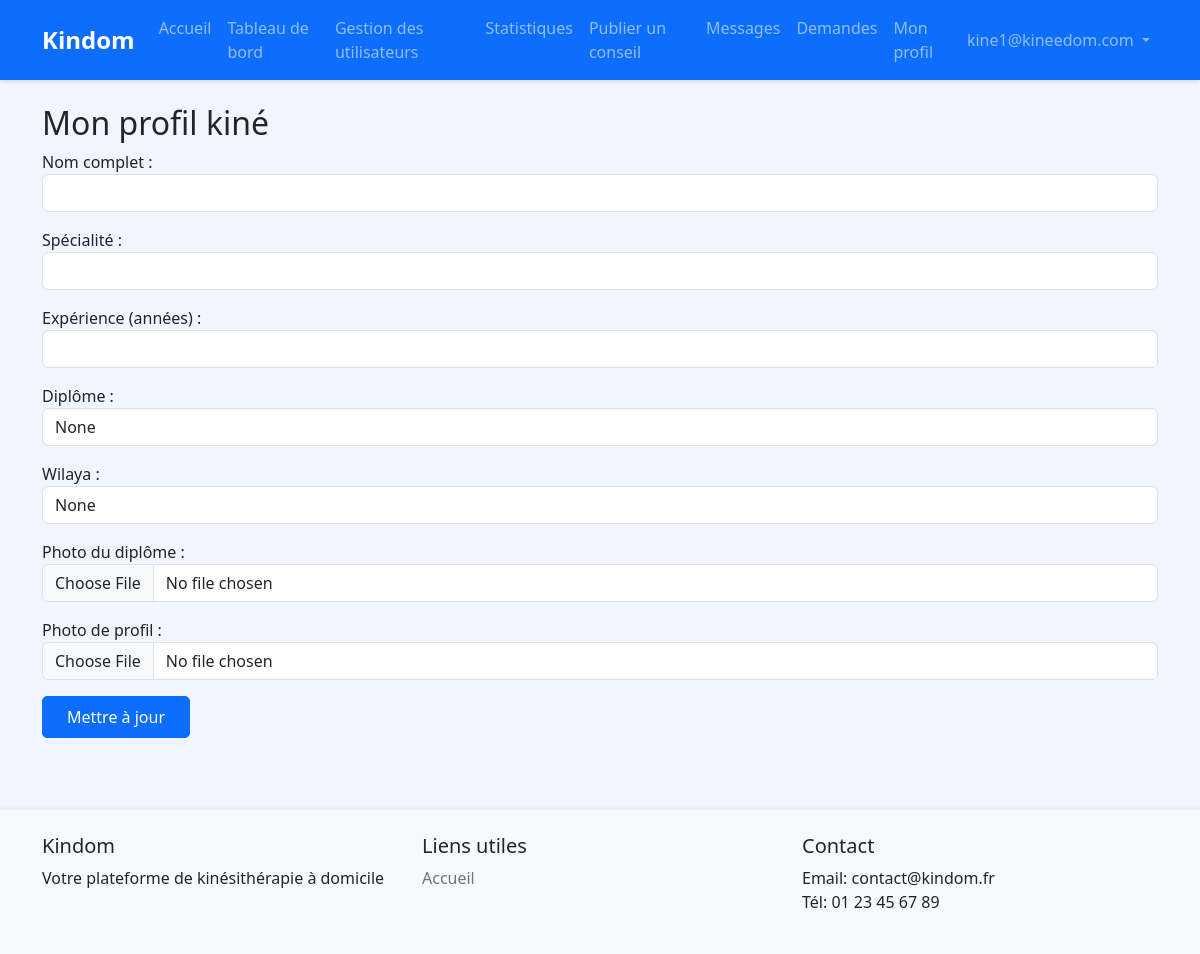
The app's page /kine/profile/ (signed in), older data.
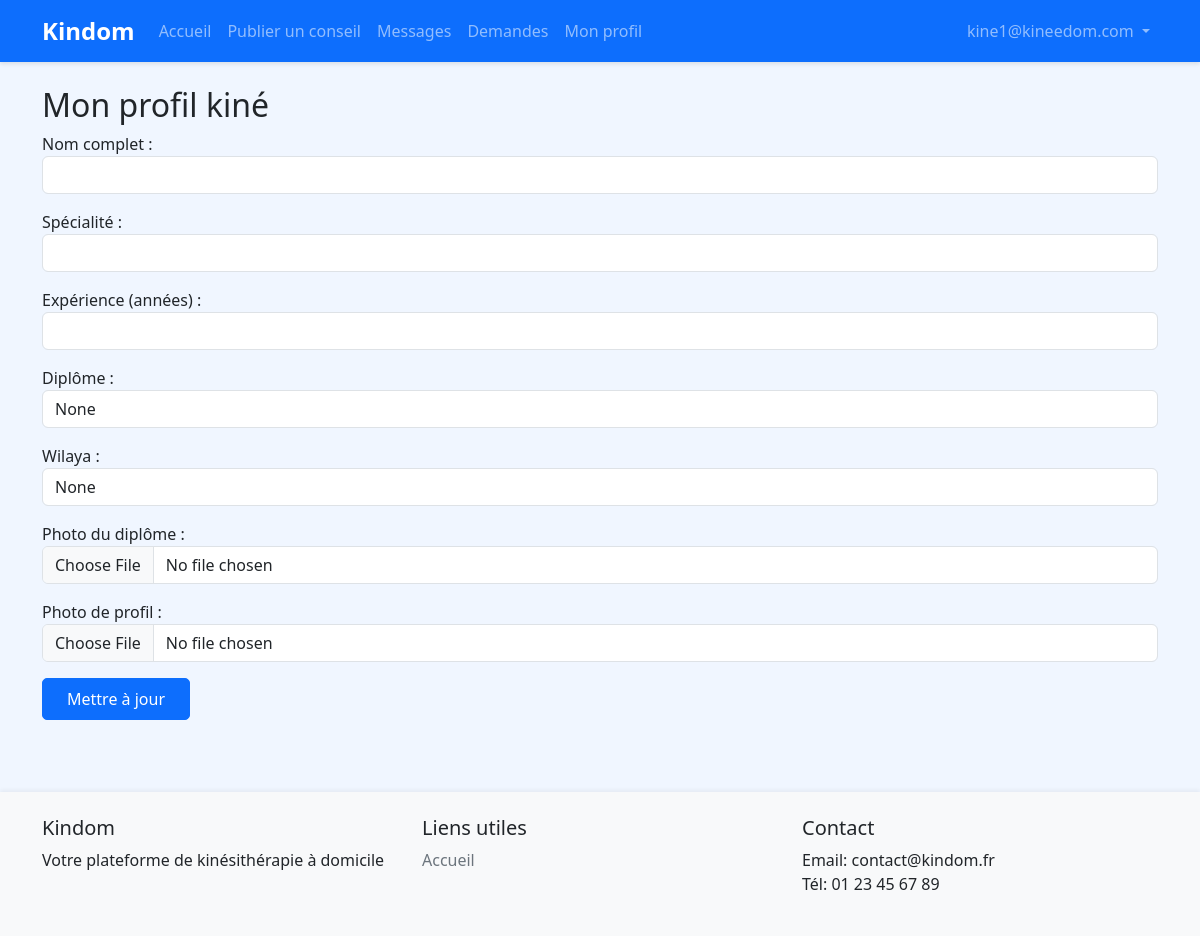
The same page, newer data.
### accounts/views.py (the view)
# urls.py: path('kine/profile/', views.kine_profile, name='kine_profile'),
@kine_required
def kine_profile(request):
    return render(request, 'kine/profile.html')

### accounts/views.py (called while the page is built)
def kine_required(view_func):
    decorated_view_func = login_required(user_passes_test(lambda u: u.user_type == 'kine', login_url='/accounts/login/')(view_func))
    return decorated_view_func

### templates/kine/profile.html (shortened to what this page needs)
{% extends 'base.html' %}
{% block content %}
<h2>Mon profil kiné</h2>
<form method="post" enctype="multipart/form-data">
    <div class="mb-3">
        <label>Nom complet :</label>
        <input type="text" name="full_name" class="form-control" value="{{ user.get_full_name }}" required>
    </div>
    <div class="mb-3">
        <label>Spécialité :</label>
        <input type="text" name="specialite" class="form-control" value="{{ user.specialite }}">
    </div>
    <div class="mb-3">
        <label>Expérience (années) :</label>
        <input type="number" name="experience" class="form-control" value="{{ user.experience }}">
    </div>
    <div class="mb-3">
        <label>Diplôme :</label>
        <input type="text" name="diplome" class="form-control" value="{{ user.diplome }}">
    </div>
    <div class="mb-3">
        <label>Wilaya :</label>
        <input type="text" name="wilaya" class="form-control" value="{{ user.wilaya }}">
    </div>
    <div class="mb-3">
        <label>Photo du diplôme :</label>
        <input type="file" name="diplome_file" class="form-control">
    </div>
    <div class="mb-3">
        <label>Photo de profil :</label>
        <input type="file" name="photo" class="form-control">
    </div>
    <button type="submit" class="btn btn-primary">Mettre à jour</button>
</form>
{% endblock %}

### templates/base.html (shortened to what this page needs)
<!DOCTYPE html>
<html lang="fr">
<head>
    <link href="https://cdn.jsdelivr.net/npm/bootstrap@5.3.0/dist/css/bootstrap.min.css" rel="stylesheet">
    {% load static %}
    <link href="{% static 'css/style.css' %}" rel="stylesheet">
</head>
<body>
    <nav class="navbar navbar-expand-lg navbar-dark bg-primary">
        <div class="container">
            <a class="navbar-brand" href="{% url 'accounts:home' %}">Kindom</a>
            <div class="collapse navbar-collapse" id="navbarNav">
                <ul class="navbar-nav me-auto">
                    <li class="nav-item">
                        <a class="nav-link" href="{% url 'accounts:home' %}">Accueil</a>
                    </li>
                    {% if user.is_authenticated and user.is_superuser or user.is_authenticated and user.user_type == 'admin' %}
                        <li class="nav-item">
                            <a class="nav-link" href="{% url 'accounts:admin_dashboard' %}">Tableau de bord</a>
                        </li>
                        <li class="nav-item">
                            <a class="nav-link" href="{% url 'accounts:admin_users' %}">Gestion des utilisateurs</a>
                        </li>
                        <li class="nav-item">
                            <a class="nav-link" href="{% url 'accounts:admin_stats' %}">Statistiques</a>
                        </li>
                    {% endif %}
                    {% if user.is_authenticated and user.user_type == 'kine' %}
                        <li class="nav-item">
                            <a class="nav-link" href="{% url 'accounts:kine_publications_manage' %}">Publier un conseil</a>
                        </li>
                        <li class="nav-item">
                            <a class="nav-link" href="{% url 'accounts:kine_messages' %}">Messages</a>
                        </li>
                        <li class="nav-item">
                            <a class="nav-link" href="{% url 'accounts:kine_demandes' %}">Demandes</a>
                        </li>
                        <li class="nav-item">
                            <a class="nav-link" href="{% url 'accounts:kine_profile' %}">Mon profil</a>
                        </li>
                    {% endif %}
                </ul>
                <ul class="navbar-nav">
                    {% if user.is_authenticated %}
                        <li class="nav-item dropdown">
                            <a class="nav-link dropdown-toggle" href="#" id="navbarDropdown" role="button" data-bs-toggle="dropdown">
                                {{ user.get_full_name|default:user.email }}
                            </a>
                        </li>
                    {% endif %}
                </ul>
            </div>
        </div>
    </nav>
    <main class="container my-4">
        {% block content %}{% endblock %}
    </main>
    <footer class="bg-light py-4 mt-5">
        <div class="container">
            <div class="row">
                <div class="col-md-4">
                    <h5>Kindom</h5>
                    <p>Votre plateforme de kinésithérapie à domicile</p>
                </div>
                <div class="col-md-4">
                    <h5>Liens utiles</h5>
                    <ul class="list-unstyled">
                        <li><a href="{% url 'accounts:home' %}">Accueil</a></li>
                    </ul>
                </div>
                <div class="col-md-4">
                    <h5>Contact</h5>
                    <ul class="list-unstyled">
                        <li>Email: contact@kindom.fr</li>
                        <li>Tél: 01 23 45 67 89</li>
                    </ul>
                </div>
            </div>
        </div>
    </footer>
</body>
</html>

Row changes from the older to the newer data that the page shows:
changed CustomUser "kine1@kineedom.com": is_superuser True → False (drawn)
Text that changed along with them:
text no longer shown: "Tableau de bord Gestion des utilisateurs Statistiques"
